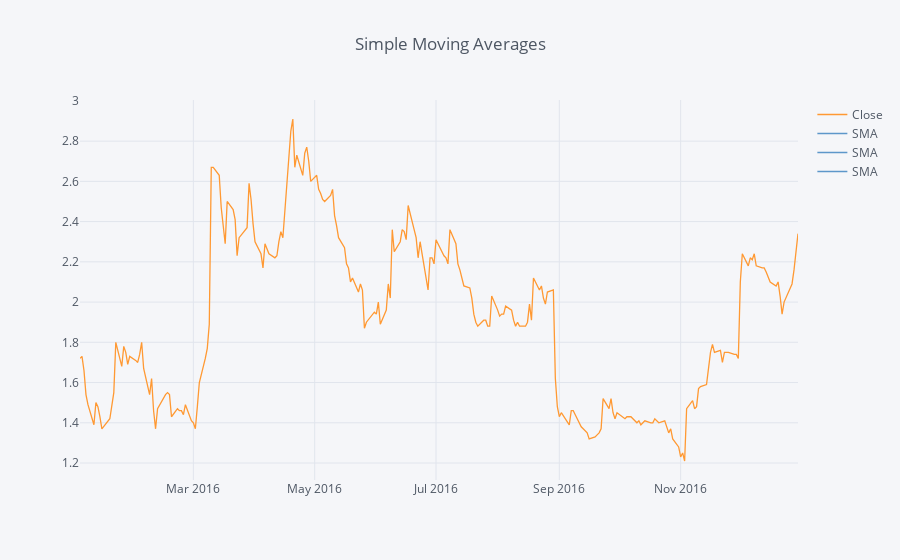

The notebook cell saved with this chart:
### Code cell
CBK['Close'].loc['2016-01-01': '2016-12-31'].ta_plot(study = 'sma', periods = [13,21,55], title = "Simple Moving Averages")

### Figure 1 — Plotly figure (JSON) as saved in the notebook; plotly's stock layout.template omitted (floating-point values rounded to 4 significant figures; data arrays with more than 128 entries replaced by an {"elided": "..."} marker saying what was removed)
{"data": [{"line": {"color": "rgba(255, 153, 51, 1.0)", "dash": "solid", "width": 1.3}, "mode": "lines", "name": "Close", "text": "", "type": "scatter", "x": {"elided": "252 str values"}, "y": {"elided": "252 float values"}}, {"line": {"color": "rgba(55, 128, 191, 0.79999999999999982)", "dash": "solid", "width": 1.3}, "mode": "lines", "name": "SMA", "text": "", "type": "scatter", "x": {"elided": "252 str values"}, "y": {"elided": "252x3 mixed values"}}, {"line": {"color": "rgba(55, 128, 191, 0.79999999999999982)", "dash": "solid", "width": 1.3}, "mode": "lines", "name": "SMA", "text": "", "type": "scatter", "x": {"elided": "252 str values"}, "y": {"elided": "252x3 mixed values"}}, {"line": {"color": "rgba(55, 128, 191, 0.79999999999999982)", "dash": "solid", "width": 1.3}, "mode": "lines", "name": "SMA", "text": "", "type": "scatter", "x": {"elided": "252 str values"}, "y": {"elided": "252x3 mixed values"}}], "layout": {"legend": {"bgcolor": "#F5F6F9", "font": {"color": "#4D5663"}}, "paper_bgcolor": "#F5F6F9", "plot_bgcolor": "#F5F6F9", "title": "Simple Moving Averages", "titlefont": {"color": "#4D5663"}, "xaxis1": {"gridcolor": "#E1E5ED", "showgrid": true, "tickfont": {"color": "#4D5663"}, "title": "", "titlefont": {"color": "#4D5663"}, "zerolinecolor": "#E1E5ED"}, "yaxis1": {"gridcolor": "#E1E5ED", "showgrid": true, "tickfont": {"color": "#4D5663"}, "title": "", "titlefont": {"color": "#4D5663"}, "zerolinecolor": "#E1E5ED"}}}
